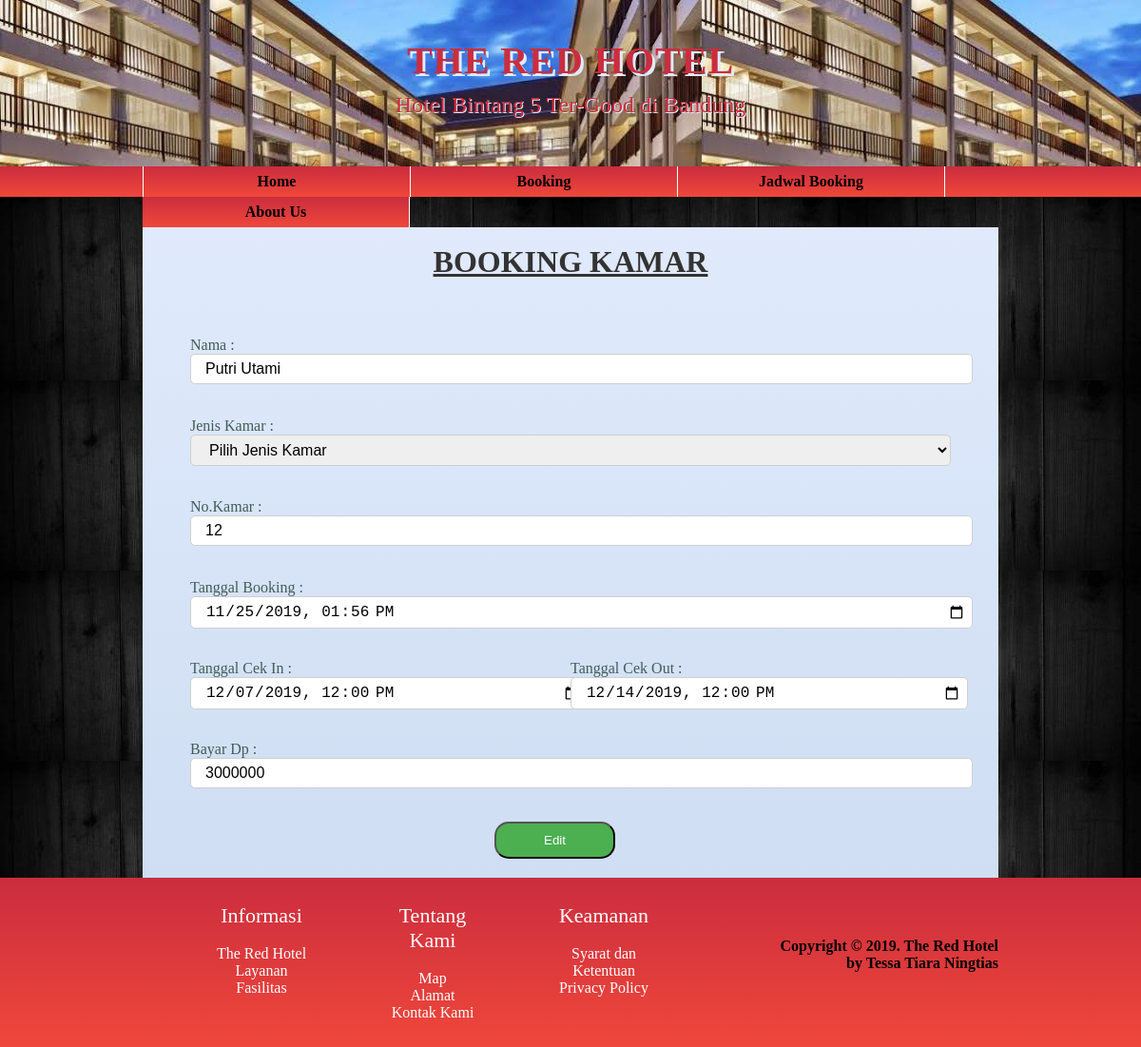
Page /17111150_TessaTiaraN_Web2/Koneksi/edit/4 on the committed database.
### tables this page shows
CREATE TABLE `booking` (
  `id` int(11) NOT NULL,
  `nama` varchar(50) NOT NULL,
  `jenis_kamar` varchar(30) NOT NULL,
  `no_kamar` int(5) NOT NULL,
  `tgl_booking` varchar(20) NOT NULL,
  `tgl_cekin` varchar(20) NOT NULL,
  `tgl_cekout` varchar(20) NOT NULL,
  `bayar_dp` int(20) NOT NULL
);

### 17111150_TessaTiaraN_Web2/application/controllers/Koneksi.php (called while the page is built, shortened)
<?php
class Koneksi extends CI_Controller {
	function __construct(){
		$this->load->database();
		$this->load->model("ModelKoneksi");
	}
	function edit($id){
		$where = array('id' => $id);
		$data ['title'] = "Edit Data";
		$data['booking'] = $this->ModelKoneksi->edit_data($where,'booking')->result();
		$this->load->view('header',$data);
		$this->load->view('edit',$data);
		$this->load->view('footer');
	}
}
?>

### 17111150_TessaTiaraN_Web2/index.php (called while the page is built, shortened)
<?php
require_once BASEPATH.'core/CodeIgniter.php';

### 17111150_TessaTiaraN_Web2/application/models/ModelKoneksi.php (called while the page is built, shortened)
<?php
class ModelKoneksi extends CI_model
{
	function edit_data($where,$table){
		return $this->db->get_where($table,$where);
	}
}
 ?>

### 17111150_TessaTiaraN_Web2/application/views/edit.php (the view, shortened to what this page needs)
<div class="content"><br>
	<h1 class="content-title"><u>BOOKING KAMAR</u></h1>
	<div class="container-sewa">
		<?php foreach ($booking as $tpl) { ?>
			<form class="form" action="<?php echo base_url('Koneksi/update')?>" method="post">
				<div class="wadah-input">
					<label for="nama">Nama :</label>
					<input class="inputan" type="text" name="nama" id="nama" value="<?php echo $tpl->nama ?>" placeholder="Nama Lengkap" required>
				</div>
				<div class="wadah-input">
					<label for="lapangan">Jenis Kamar :</label>
					<select class="inputan" id="jenis" name="jenis_kamar" value="<?php echo $tpl->jenis_kamar ?>"required>
						<option value="">Pilih Jenis Kamar</option>
					</select>
				</div>
				<div class="wadah-input">
					<label for="telpon">No.Kamar :</label>
					<input class="inputan" type="text" name="no_kamar" id="kamar" value="<?php echo $tpl->no_kamar ?>" placeholder="Nomor Kamar" required>
				</div>
				<div class="wadah-input">
					<label for="tanggal">Tanggal Booking :</label>
					<input class="inputan" type="datetime-local" name="tgl_booking" id="tanggal" value="<?php echo $tpl->tgl_booking ?>" required>
				</div>
				<div class="wadah-input">
					<div class="masuk">
						<label for="masuk">Tanggal Cek In :</label>
						<input class="inputan-waktu" type="datetime-local" name="tgl_cekin" id="masuk" value="<?php echo $tpl->tgl_cekin ?>" required>
					</div>
					<div class="keluar">
						<label for="keluar">Tanggal Cek Out :</label>
						<input class="inputan-waktu" type="datetime-local" name="tgl_cekout" id="keluar" value="<?php echo $tpl->tgl_cekout ?>" required>
					</div>
				</div>
				<div class="wadah-input">
					<label for="bayar">Bayar Dp :</label>
					<input class="inputan" type="text" name="bayar_dp" id="bayar" value="<?php echo $tpl->bayar_dp ?>" placeholder="Rp." required>
				</div>
				<div class="wadah-tombol">
					<input class="tombol_edit" type="submit" name="submit" value="Edit">
				</div>
			</form>
		</div>
		<?php } ?>
	</div>

### 17111150_TessaTiaraN_Web2/assets/css/style.css (style rules this page uses)
* { margin: auto; }
html, body { margin: 0; padding: 0; }
body { background-image: url('../img/black1.jpg'); }
h1, h2, h3, h4, h5, h6 { word-wrap: break-word; white-space: normal; }
.content { width: 75%; background: linear-gradient(#E0EAFC, #CFDEF3); margin: auto; overflow-y: auto; box-sizing: border-box; padding: 0 40px; }
.content-title { text-align: center; color: #333333; font-family: topia; }
.container-sewa { width: 800px; margin: auto; }
.form { margin-top: 60px; }
.wadah-input { height: 50px; width: 100%; margin-bottom: 35px; }
.masuk { height: 50px; width: 50%; margin-bottom: 35px; float: left; }
.keluar { height: 50px; width: 50%; margin-bottom: 35px; float: right; }
.wadah-input label { font-size: 16px; color: #425c5a; font-family: topia; margin-bottom: 5px; }
.inputan { border: 1px solid #cfcfcf; border-radius: 5px; padding: 6px; width: 800px; padding-left: 15px; font-size: 16px; }
.inputan-waktu { border: 1px solid #cfcfcf; border-radius: 5px; padding: 6px; width: 395px; padding-left: 15px; font-size: 16px; }
.wadah-tombol { margin-left: 40%; }
.tombol_edit { padding-right: 50px; padding-left: 50px; padding-top: 10px; padding-bottom: 10px; background-color: #4CAF50; border-radius: 15px; color: white; margin-bottom: 20px; }

### rows in the picture
booking: nama "Putri Utami", no_kamar "12", tgl_booking "11/25/2019 13:56", tgl_cekin "12/07/2019 12:00", tgl_cekout "12/14/2019 12:00", bayar_dp "3000000"
